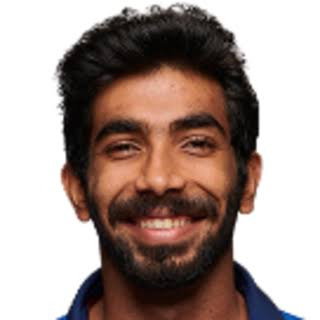
#> input picture faces/train/jasprith_bumrah/bumrah1.jpg, 320 x 320 px, found by its file name; its folder holds only this picture in this run
$ python faces_train.py
#> lines starting #> are read from the running program, lines starting #| are printed output that depends on the picture
import os
import cv2 as cv
import numpy as np

people=['jasprith_bumrah','rohit_sharma','virat_kohli']
DIR=r'C:/Users/2488429/OneDrive - Cognizant/Desktop/Face_Detection_and_recognition/faces'
haar_cascade=cv.CascadeClassifier('haar_face.xml')

features=[]
labels=[]


def create_train():
    for person in people:
        path=os.path.join(DIR,person)
        label=people.index(person)

        for img in os.listdir(path):
            img_path=os.path.join(path,img)

            img_array=cv.imread(img_path)
#> img_array is the input picture: shape (320, 320, 3); mean B, G, R 143.6, 149.7, 166.3
            gray=cv.cvtColor(img_array,cv.COLOR_BGR2GRAY)
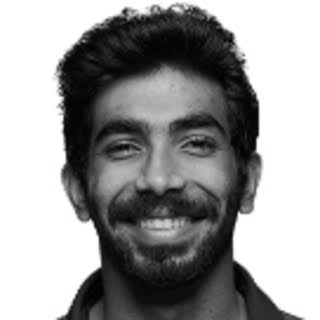
#> gray: shape (320, 320); min 0, max 255, mean 153.9

            faces_rect=haar_cascade.detectMultiScale(gray,scaleFactor=1.1,minNeighbors=4)
#> faces_rect = [[57, 61, 203, 203]]
            for (x,y,w,h) in faces_rect:
                faces_roi=gray[y:y+h,x:x+w]
                features.append(faces_roi)
                labels.append(label)
#> this loop made 1 pass
#> pass 1, in create_train, `faces_roi=gray[y:y+h,x:x+w]`:
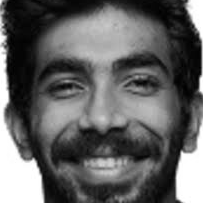
#> faces_roi: shape (203, 203); min 0, max 255, mean 98
#> after the loop, features = 1 item; labels = [0]
#> pass 2 of the loop in create_train, `for person in people:`:
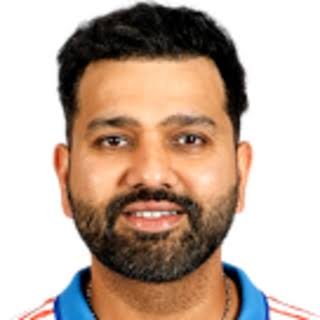
#> input picture faces/train/rohit_sharma/sharma1.jpg, 320 x 320 px, found by its file name
#> in create_train, img_array is the input picture: shape (320, 320, 3); mean B, G, R 161, 174.6, 194.7
#> in create_train, `gray=cv.cvtColor(img_array,cv.COLOR_BGR2GRAY)`:
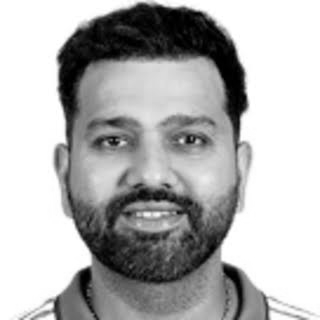
#> gray: shape (320, 320); min 0, max 255, mean 179.1
#> faces_rect = [[44, 54, 216, 216]]
#> the loop in create_train, `for (x,y,w,h) in faces_rect:` made 1 pass
#> pass 1, in create_train, `faces_roi=gray[y:y+h,x:x+w]`:
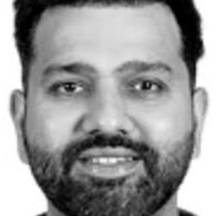
#> faces_roi: shape (216, 216); min 0, max 255, mean 153.2
#> after the loop in create_train, `for (x,y,w,h) in faces_rect:`: features = 2 items; labels = [0, 1]

#> (the run stopped early here; a loop or call above may not have finished)
